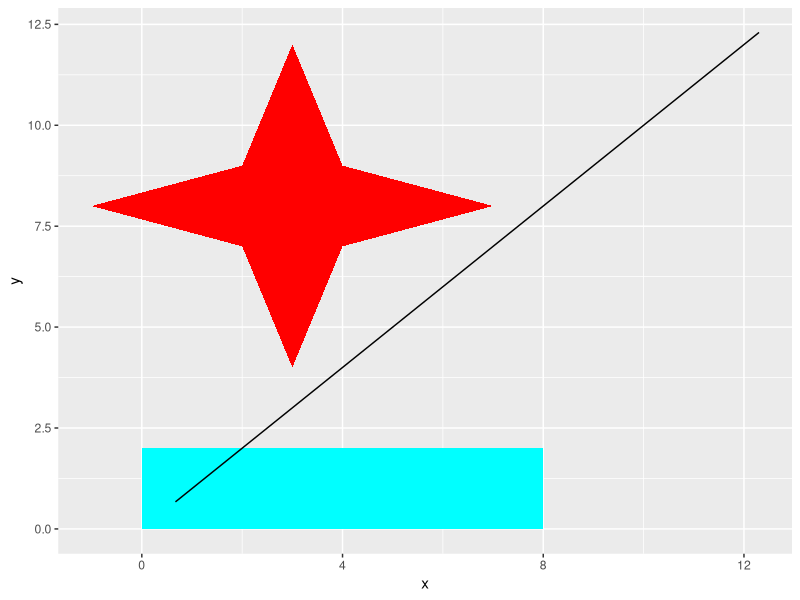

Write the R code that produced this figure. (Note: this script raises an error after producing the figure.)
## ---- chunk 1
library(ggplot2)
rectangle <- data.frame(
  x = c(0, 8, 8, 0),
  y = c(0, 0, 2, 2)
)
line <- data.frame(
  x = c(0.67,12.3),
  y = c(0.67,12.3)
)
star <- data.frame(
  x = c(3, 4, 7, 4, 3, 2, -1, 2),
  y = c(3, 6, 7, 8, 11, 8, 7, 6) + 1
)

ggplot() +
  geom_polygon(aes(x, y), fill = "cyan",
            data = rectangle) +
  geom_line(aes(x, y), data = line) +
  geom_polygon(aes(x, y), fill = "red",
               data = star)
## ---- chunk 2
#| echo: false
#| warning: false
#| fig-cap: "The three coordinate systems available in ggplot2"
#| fig-width: 7
#| fig-height: 3.5
#| fig-dpi: 200
#| label: "fig-coordinate-systems"
library(ggplot2)
library(patchwork)
library(maps)

title_size <- theme(
  title = element_text(size = 10)
)

pie <- mtcars |>
  ggplot(aes(x = factor(1), fill = factor(cyl))) +
  geom_bar(width = 1) +
  coord_polar(theta = "y") +
  ggtitle('Polar coordinates') +
  theme(
    legend.position = "none"
  ) +
  title_size

nzmap <- maps::map("nz", plot = FALSE)
nzmap <- ggplot(nzmap, aes(x = long, y = lat, group = group)) +
  geom_polygon(fill = "white", colour = "black") +
  coord_map(
    "azequalarea",
    orientation = c(-36.92, 174.6, 0)
  ) +
  ggtitle('Map coordinates') +
  title_size


p <- ggplot(mtcars, aes(disp, wt)) +
  geom_point() +
  lims(x = c(0,420), y = c(0, 5)) +
  ggtitle('Cartesian coordinates') +
  title_size


p + nzmap + pie
## ---- chunk 3
df <- data.frame(
  x = c(9, 10.5, 9.25, 10.75, 9.5, 11),
  y = c(9, 10.5, 9.5, 11, 10, 11.5),
  id = factor(c(1, 1, 2, 2, 3, 3))
)

ggplot(df) +
  geom_line(aes(x, y, group = id))
## ---- chunk 4
ggplot(df) +
  geom_line(aes(x, y, group = id)) +
  lims(x = c(9.15, 11.15),
       y = c(9.15, 11.15))
## ---- chunk 5
ggplot(df) +
  geom_line(aes(x, y, group = id)) +
  coord_cartesian(
    xlim = c(9.15, 11.15),
    ylim = c(9.15, 11.15)
  )
## ---- chunk 6
nzmap <- maps::map("nz", plot = FALSE)
nzmap |>
  ggplot(aes(x = long, y = lat, group = group)) +
  geom_polygon(fill = "white", colour = "black") +
  coord_map(
    "azequalarea",
    orientation = c(-36.92, 174.6, 0)
  )
## ---- chunk 7
df <- data.frame(
  angle = c(0, pi/2),
  radius = c(5, 5)
)

ggplot(df) +
  geom_line(aes(angle, radius)) +
  coord_polar()
